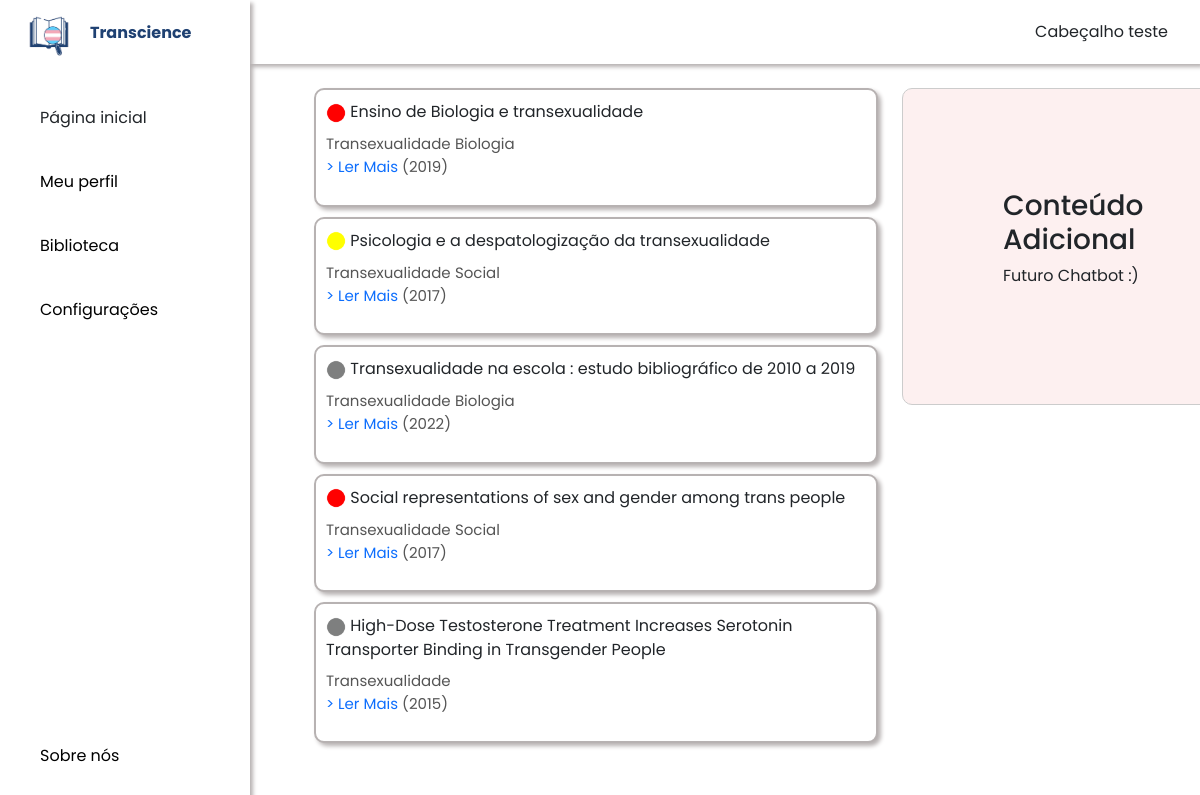
The app's page /biblioteca/index/ with its own data.
### biblioteca/models.py (models this page shows, shortened)
class Artigo(models.Model):
    titulo = models.CharField(max_length=200)
    link = models.CharField(max_length=255)
    autor = models.CharField(max_length=255)
    relevancia_id = models.ForeignKey(Relevancia, on_delete=models.CASCADE)
    ano_id = models.ForeignKey(Ano, on_delete=models.CASCADE)
    palavras_chave = models.ManyToManyField(PalavraChave, related_name='artigos')
    usuario = models.ManyToManyField(Usuarios, related_name='artigos')
    titulo = models.CharField(max_length=200)
    link = models.CharField(max_length=255)

class Relevancia(models.Model):
    descricao = models.TextField()
    imagem = models.ImageField(upload_to='biblioteca/images/relevancia/')

class PalavraChave(models.Model):
    nome = models.CharField(max_length=100)
    def __str__(self):
        return self.nome

class Ano(models.Model):
    descricao = models.CharField(max_length=255)
    def __str__(self):
        return self.descricao

### biblioteca/views.py (the view)
# urls.py: path("index/", views.IndexView.as_view(), name="index"),
class IndexView(generic.ListView):
    template_name = "biblioteca/index.html"
    context_object_name = "artigos"
    def get_queryset(self):
        return Artigo.objects.all()

### biblioteca/templates/biblioteca/index.html (shortened to what this page needs)
{% load static %}
<link rel="stylesheet" href="{% static 'css/bootstrap.min.css' %}">
<link rel="stylesheet" href="{% static 'fa/css/all.min.css' %}">
<link rel="stylesheet" href="{% static 'biblioteca/style.css' %}">
<body id="body-pd">
  <header class="header" id="header">
      <a> Cabeçalho teste</a>
  </header>
  <div class="l-navbar" id="nav-bar">
    <nav class="nav">
        <div>
            <a href="#" class="nav_logo">
                <img src="{% static 'biblioteca/images/logo.png' %}" alt="Logo" class="nav_logo-img">
                <span class="nav_logo-name">Transcience</span>
            </a>
            <div class="nav_list">
                <a href="#" class="nav_link active">
                    <span class="nav_name">Página inicial</span>
                </a>
                <a href="#" class="nav_link">
                    <span class="nav_name">Meu perfil</span>
                </a>
                <a href="#" class="nav_link">
                    <span class="nav_name">Biblioteca</span>
                </a>
                <a href="#" class="nav_link">
                    <span class="nav_name">Configurações</span>
                </a>
            </div>
        </div>
        <a href="#" class="nav_link">
            <span class="nav_name">Sobre nós</span>
        </a>
    </nav>
</div>
<div class="container-fluid">
  <div class="row">
    <div class="col-lg-8 col-md-12">
      <div class="artigos-container">
        {% if artigos %}
          <ul>
            {% for a in artigos %}
              <li class="artigo-item">
                {% if a.relevancia_id.imagem and a.relevancia_id.imagem.url %}
                <img src="{% get_media_prefix %}{{a.relevancia_id.imagem }}" alt="{{ a.relevancia_id.descricao }}" width="20" height="20">
              {% else %}
                <p>Imagem não disponível</p>
              {% endif %}
                <a>{{ a.titulo }}
                </a>
                {% for palavra_chave in a.palavras_chave.all %}
                  <span class="texto-menor">{{ palavra_chave }}</span>
                {% endfor %}
                <p class="texto-menor"><a href="{{ a.link }}" target="_blank"> > Ler Mais</a> ({{ a.ano_id }})</p>
              </li>
            {% endfor %}
          </ul>
        {% endif %}
      </div>
    </div>
    <div class="col-lg-4 col-md-12">
      <div class="additional-container">
        <h3>Conteúdo Adicional</h3>
        <p>Futuro Chatbot :)</p>
      </div>
    </div>
  </div>
</div>

### biblioteca/static/biblioteca/style.css (style rules this page uses)
* { font-family: "Poppins", sans-serif; }
body { position: relative; font-family: var(--body-font); transition: .5s; margin: 0; padding: 0; }
a { text-decoration: none; }
.artigos-container { padding: 0px; list-style-type: none; }
.artigo-item { border-radius: 10px; padding: 10px; margin-bottom: 10px; background-color: #ffffff; border: 2px solid rgb(183, 178, 178); list-style: none; box-shadow: 3px 3px 4px rgb(183, 178, 178); transition: transform 0.3s, box-shadow 0.3s; }
.texto-menor { font-size: 15px; color: #555; }
.header { width: 100%; height: var(--header-height); position: fixed; top: 0; left: 0; display: flex; align-items: center; justify-content: space-between; padding: 0 1rem; background-color: #ffffff; z-index: var(--z-fixed); transition: .5s; box-shadow: 3px 3px 4px rgb(183, 178, 178); }
.l-navbar { position: fixed; top: 0; left: 0; width: var(--nav-width); height: 100vh; background-color: #ffffff; padding: 0; transition: .5s; z-index: var(--z-fixed); box-shadow: 3px 3px 4px rgb(183, 178, 178); }
.nav { height: 100%; display: flex; flex-direction: column; justify-content: space-between; overflow: hidden; margin-top: 0; }
.nav_logo, .nav_link { display: grid; grid-template-columns: max-content max-content; align-items: center; column-gap: 1rem; padding: .5rem 0 .5rem 1.5rem; }
.nav_logo { margin-bottom: 2rem; }
.nav_logo-name { color: #1F4172; font-weight: 700; }
.nav_link { position: relative; color: var(--first-color-light); margin-bottom: 1.5rem; transition: .3s; }
.nav_logo-img { width: 50px; height: 50px; white-space: nowrap; }
.active { color: var(--black-color); }
.active::before { content: ''; position: absolute; left: 0; width: 2px; height: 32px; background-color: var(--white-color); }
@media screen and (min-width: 768px) { body { margin: calc(var(--header-height) + 1rem) 0 0 0; padding-left: calc(var(--nav-width) + 2rem); } }
@media screen and (min-width: 768px) { .header { height: calc(var(--header-height) + 1rem); padding: 0 2rem 0 calc(var(--nav-width) + 2rem); } }
@media screen and (min-width: 768px) { .l-navbar { left: 0; padding: 0; margin: 0; } }
@media screen and (min-width: 768px) { .artigos-container { background-color: #ffffff; } }
@media screen and (min-width: 768px) { .container-fluid { padding-left: 0; margin-left: 0; margin-top: calc(var(--header-height) + 40px); } }
@media screen and (min-width: 768px) { .additional-container { border: 1px solid #ccc; padding: 100px; background-color: #FDF0F0; border-radius: 10px; margin-bottom: 20px; position: fixed } }
@media screen and (min-width: 768px) { .row { margin-bottom: 1rem; } }

### records on screen
Artigo: relevancia_id.imagem (picture), titulo "Ensino de Biologia e transexualidade", ano_id "2019"
PalavraChave: nome "Transexualidade"
PalavraChave: nome "Biologia"
Artigo: relevancia_id.imagem (picture), titulo "Psicologia e a despatologização da transexualidade", ano_id "2017"
PalavraChave: nome "Social"
Artigo: relevancia_id.imagem (picture), titulo "Transexualidade na escola : estudo bibliográfico de 2010 a 2019", ano_id "2022"
Artigo: relevancia_id.imagem (picture), titulo "Social representations of sex and gender among trans people", ano_id "2017"
Artigo: relevancia_id.imagem (picture), titulo "High-Dose Testosterone Treatment Increases Serotonin Transporter Binding in Transgender People", ano_id "2015"
